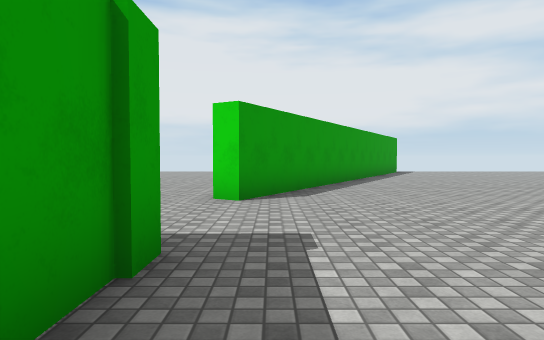
[1] (above)

21 first-person views from a walk through a scene from a Unity 3-D project. The camera is 1.3 m above the floor, tilts 2° down and sees 75° across. The floor is counted in squares, 2 m on a side. Each view is taken from the middle of a square. On the plan, view 1 faces up. The plan holds only what a view shows up to about 10 squares ahead; the rest is blank. The place goes on beyond the plan. Surface patterns are stand-ins for the level's own textures.

[2]
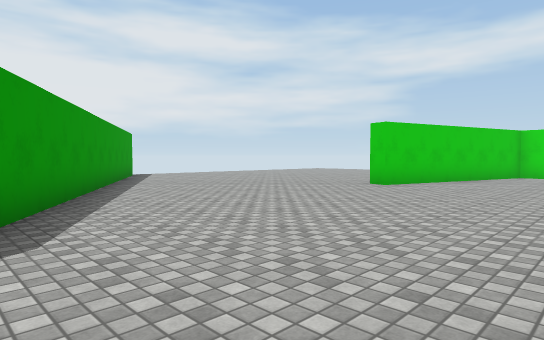

[3]
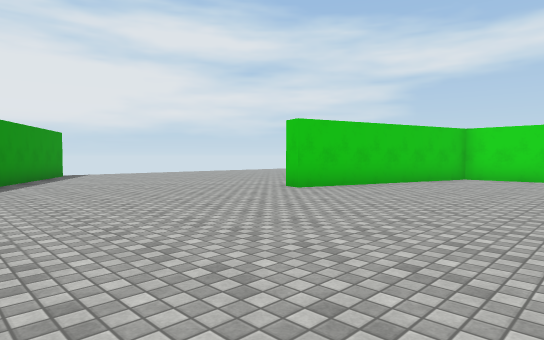

[4]
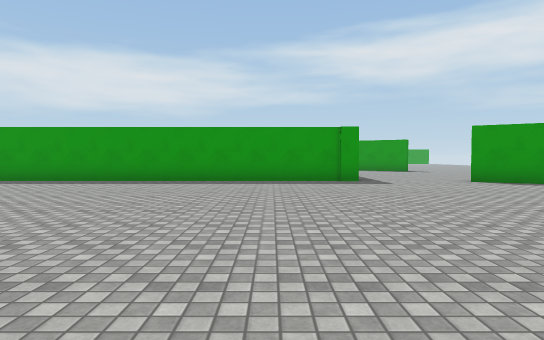

[5]
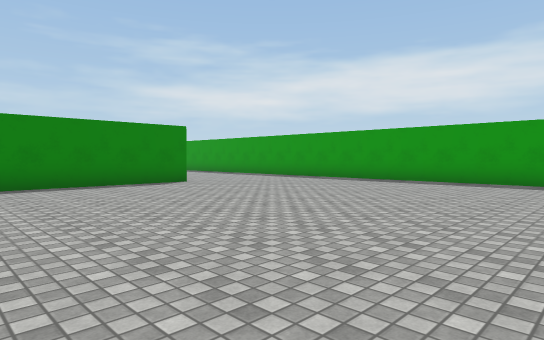

[6]
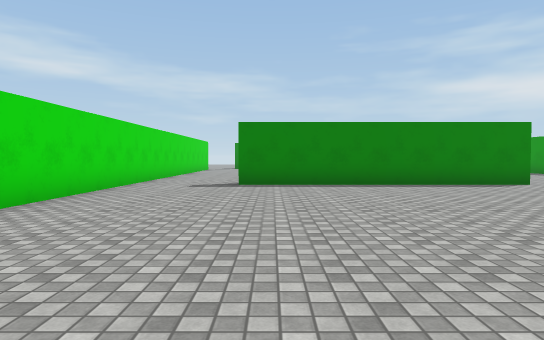

[7]
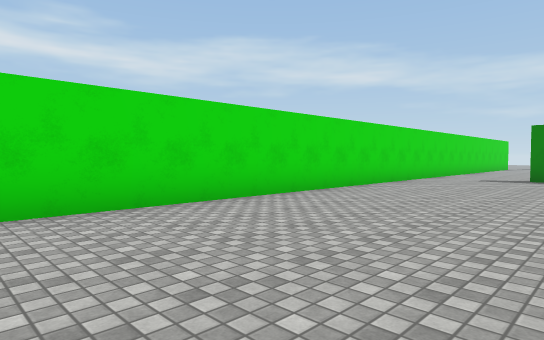

[8]
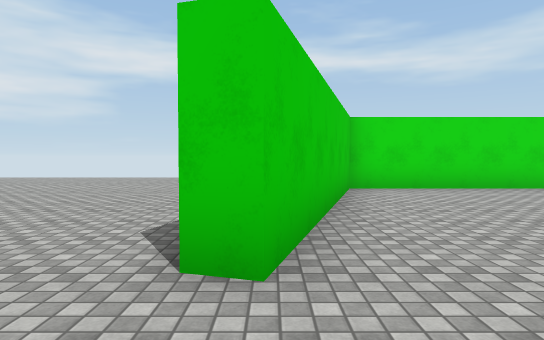

[9]
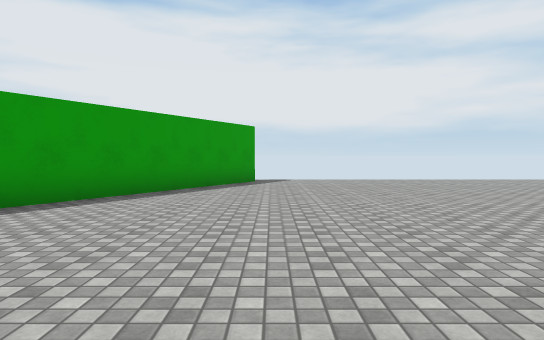

[10]
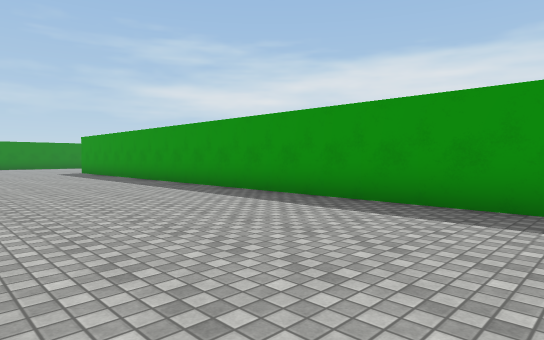

[11]
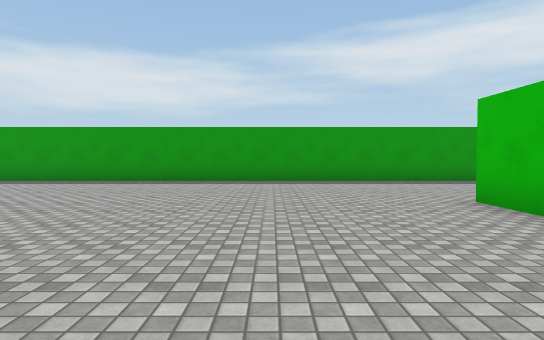

[12]
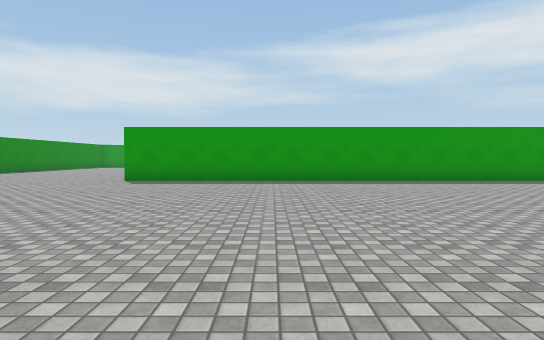

[13]
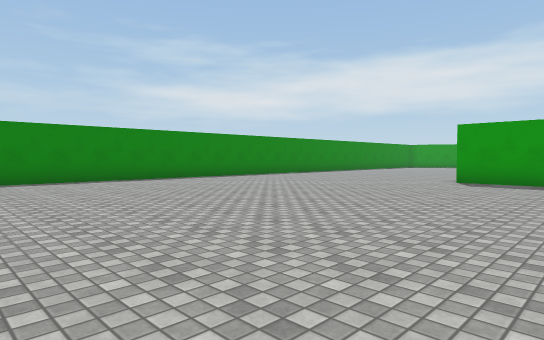

[14]
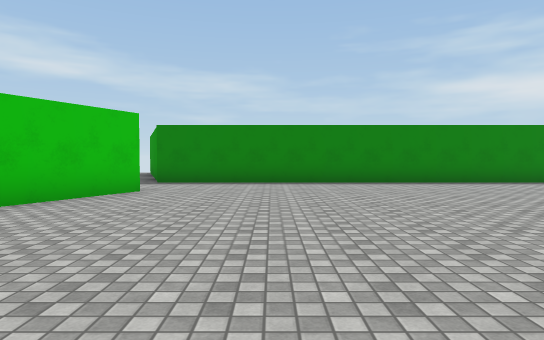

[15]
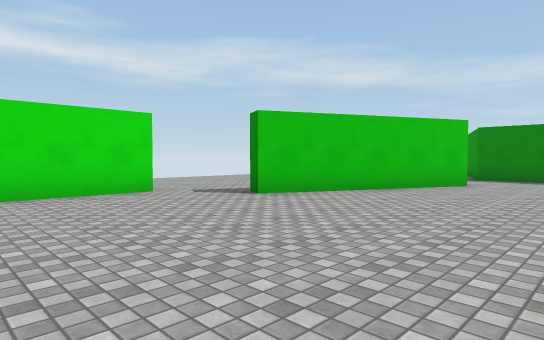

[16]
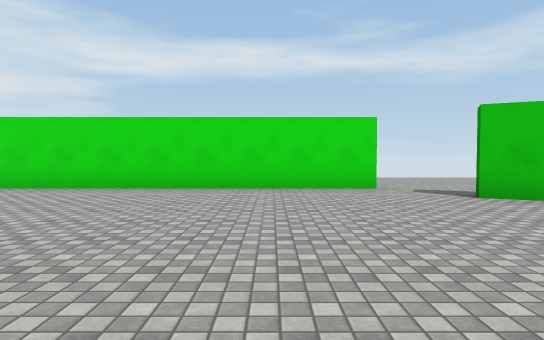

[17]
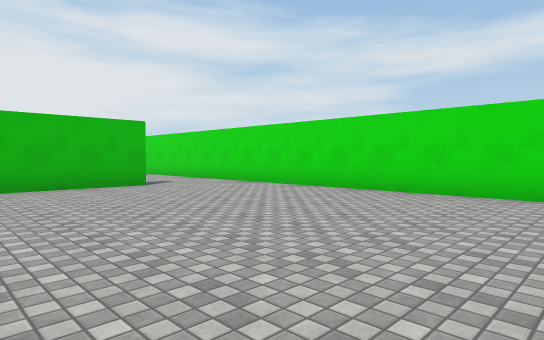

[18]
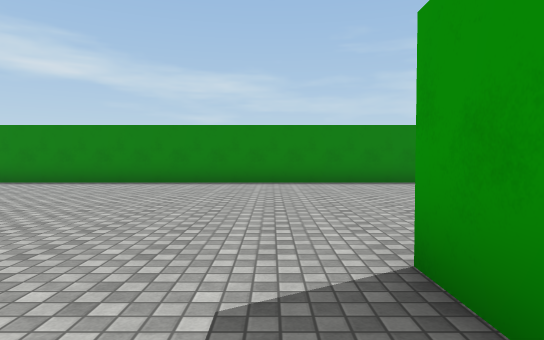

[19]
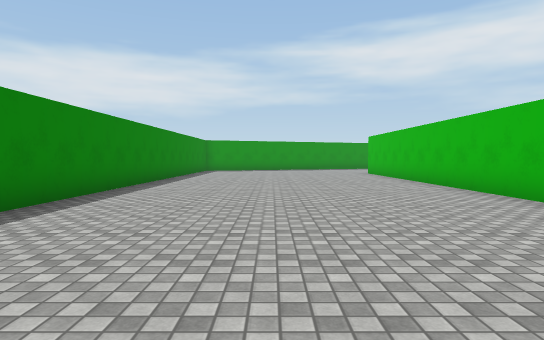

[20]
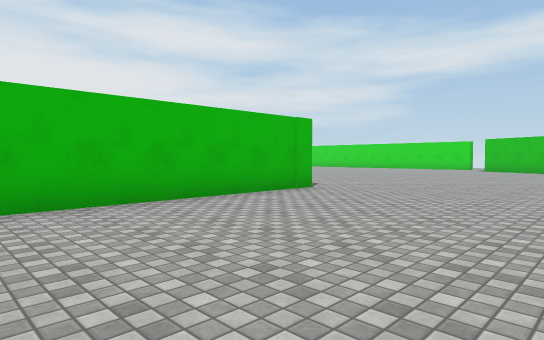

[21]
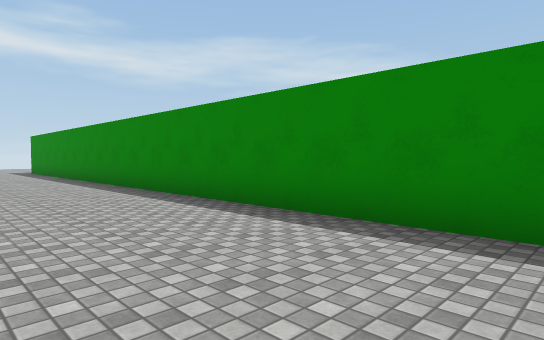

### Floor plan
Points are (right, up) in squares from view 1. A wall is a line through its corners. A room is listed if a view was taken in it or the views show most of it. See-through windows are left out.
Room 1 (views 1, 2, 3, 4, 5, 6, 7, 8, 9, 10)
walls: (-0.9, 2.5) (-0.9, -10.4); (3.8, -8.5) (10.9, -8.5); (4.8, 14.5) (-0.5, 5.3) (-1, 5.6); (13.4, -10.5) (13.4, 5.4) (7.8, 7) (8, 7.6)
ways out: opening at (1.5, -9.8) to room 2; opening at (12, -9.7) to room 2; opening at (-0.7, 4)
Room 2 (views 11, 12, 13, 14, 15, 16, 17, 18, 19, 20, 21)
walls: (9.5, -24.9) (11.7, -20.3) (12.2, -20.6); (13.4, -19.2) (13.4, -10.5); (-0.9, -10.4) (-0.9, -20.1) (-7, -20.1); (5.1, -9) (3.8, -9); (10.9, -9) (8, -9); (-7, -27.3) (10, -27.3)
ways out: opening at (1.5, -9.8) to room 1; opening at (12, -9.7) to room 1; opening at (10, -26); opening at (13, -20)

Positions as (right, up) in squares from view 1, and headings:
1: (0, 0), facing up
2: (0, 3), facing up-right
3: (2, 2), facing up-right
4: (9, 0), facing left
5: (9, 0), facing down-left
6: (10, 0), facing down
7: (9, 3), facing down-right
8: (6, 7), facing right
9: (6, 6), facing up
10: (4, -4), facing down-left
11: (9, -12), facing left
12: (9, -16), facing left
13: (9, -17), facing down-left
14: (7, -18), facing down
15: (7, -16), facing down-right
16: (6, -17), facing right
17: (7, -17), facing up-right
18: (0, -18), facing down
19: (3, -24), facing left
20: (-7, -25), facing up-right
21: (-7, -24), facing down-right
